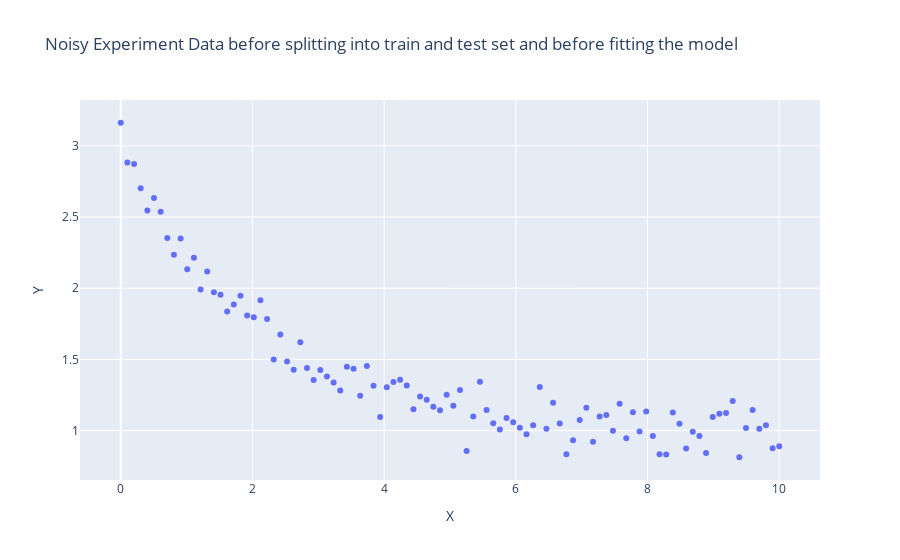

The code cell stored with this chart in its notebook:
### Code cell
fig = go.Figure()

fig.add_trace(go.Scatter(x=X, y=Y_with_noise, mode='markers'))

fig.update_layout(title='Noisy Experiment Data before splitting into train and test set and before fitting the model',
                  xaxis_title='X',
                  yaxis_title='Y',
                  width=900)

fig.show()
